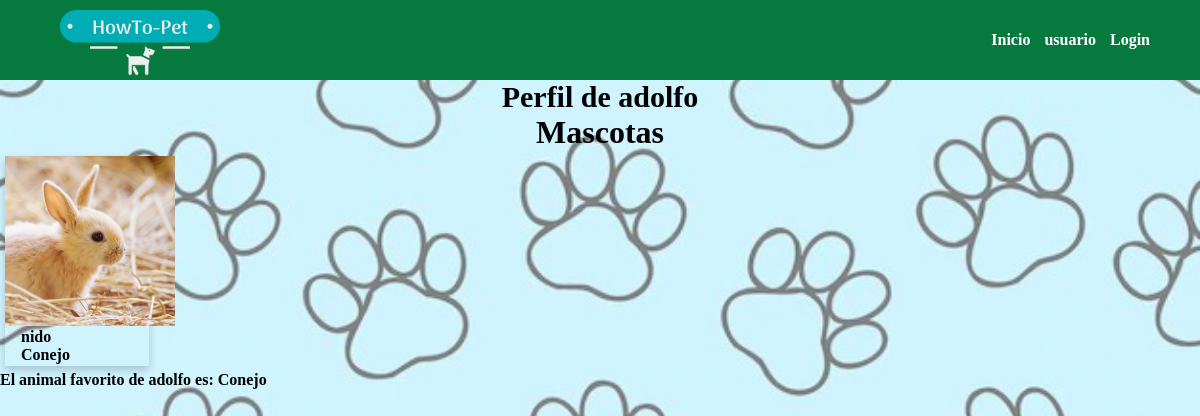
The app's page /perfil/2/ with its own data.
### chris/models.py (models this page shows)
class Mascotas(models.Model):
    usuario= models.CharField(max_length=100)
    imagen = models.ImageField(upload_to ='uploads/')
    animal = models.CharField(max_length=10,choices=animales,default='Perro',)
    nombre = models.CharField(max_length=100)
    fecha = models.DateTimeField(auto_now=True)

class Fav(models.Model):
    fav = models.CharField(max_length=10,choices=animales,default='Perro')
    usuario= models.CharField(max_length=100, unique=True)

### chris/views.py (the view)
# urls.py: path('perfil/<int:pk>/', perfil , name="perfil"),
def perfil(request, pk):
    lista_fav= Fav.objects.all()
    lista_mascota= Mascotas.objects.all()
    perfil = User.objects.get(pk=pk)
    return render (request, 'perfil.html', {'perfil':perfil , 'lista_mascota':lista_mascota ,'lista_fav':lista_fav})

### chris/templates/perfil.html (shortened to what this page needs)
{% block content %}
<html lang="es">
    <head>
        {% load static %}
        <link rel="stylesheet" href="{% static 'app/css/estilos.css' %}" type="text/css">
    </head>
    <body>
        <header id="header">
            <div class="contenedor_logo">
                <img  class="logo"  src="{% static 'app/img/logo_trans.png' %}" alt="logo">
            </div>
            <div>
                <nav id="nav">
                    <ul>
                        <li>
                            <a href="{% url 'home' %}"> Inicio </a></li>
                        <li>
                            <a href="{% url 'galeria' %}">usuario</a></li>
                        {% if user.is_authenticated %}
                        <li>
                            <a href="{% url 'logout' %}">Logout</a>
                        </li>
                        <li>
                            <a href="{% url 'perfil' user.pk %}">{{ user.username }} </a>
                        </li>
                        {% else %}
                        <li>
                            <a href="{% url 'login' %}">Login</a>
                        </li>
                        {% endif %}
                    </ul>
                </nav>
            </div>
        </header>
    </body>
<body    style="font-weight: bold;" >
<div style="text-align: center;font-size: 30px;font-weight: bold; "> Perfil de {{ perfil.username }}</div>
<center><h1>Mascotas</h1></center>
{% for mascota in lista_mascota %}
    {% if mascota.usuario == perfil.username %}
    {% if mascota.usuario == user.username %}
    <div class="card" style="display: inline-block;" >
        <img src= {{mascota.imagen.url}} style="width: 170px; height: 170px;"/>
        <div class="container">{{ mascota.nombre }}
        <p>{{ mascota.animal }}</p>
        <form method="POST" action="{% url 'borraranimal' mascota.pk %}">
            {% csrf_token %}
            <button type="submit" class="btn btn-danger" style="color: Red;">X</button>
        </form>
        </div>
    </div>
    {% else %}
    <div class="card" style="display: inline-block;" >
        <img src= {{mascota.imagen.url}} style="width: 170px; height: 170px;"/>
        <div class="container">{{ mascota.nombre }}
        <p>{{ mascota.animal }}</p>
    </div>
    {% endif %}
    {% endif %}
    </div>
{% endfor %}
{% for fav in lista_fav %}
{% if fav.usuario == perfil.username %}
{% if fav.usuario == user.username %}
<br><br><br>
<center><div><h3> Animal favorito es: {{ fav.fav }} </h3>
    <form method="POST" action="{% url 'borrarfav' fav.pk %}">
        {% csrf_token %}
        <button type="submit" class="btn btn-danger">Eliminar</button>
    </form></center>
    <br>
    <br>
</div>
{% else %}
<div > El animal favorito de {{perfil.username}} es: {{ fav.fav }}</div>
{% endif %}
{% endif %}
{% endfor %}
{% endblock %}
</body>

### chris/static/app/css/estilos.css (style rules this page uses)
* { margin:0; padding:0; }
body { margin: 0; padding: 0; background: url('Trabajo-intro-main/projecto_env/pag/chris/static/app/img/fondo.png'); background-size: cover; background-position: center; font-family: 'Lucida Sans'; }
h1,h2 { font-family: 'Lucida Sans', cursive; }
header { width: 100%; height: 80px; background-color: #06793f; display: flex; justify-content: space-between; }
header > div { width: 50%; }
.contenedor_logo { display: flex; align-items: center; }
.logo { width: 200px; margin-left: 40px; }
nav { display: flex; justify-content: flex-end; align-items: center; height: 100%; }
nav > ul { margin-right: 50px; }
nav > ul > li { display: inline; margin-left: 10px; }
nav a { color:white; text-decoration: none; }

### chris/templates/perfil.html (style rules this page uses)
body { background-color: #7fe4e7dd; }
.card { box-shadow: 0 4px 8px 0 rgba(0,0,0,0.2); transition: 0.3s; width: 12%; margin: 5px; }
.container { padding: 2px 16px; }

### records on screen
Mascotas: imagen (picture), nombre "nido", animal "Conejo"
Fav: fav "Conejo"

### other values on screen
{{ perfil.username }} "adolfo"
